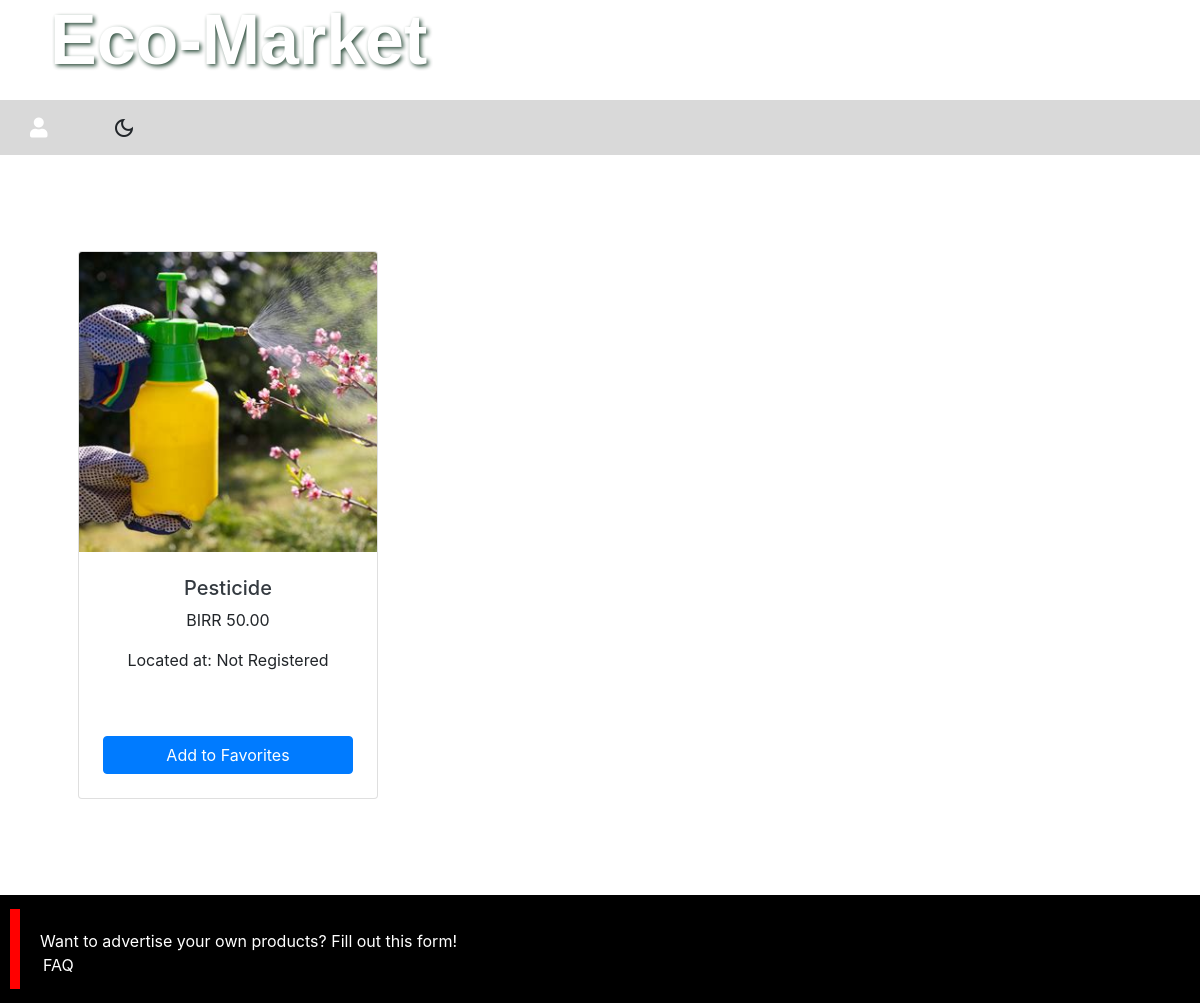
Page /products/agrochemicals on the committed database.
### products/models.py (models this page shows, shortened)
class ProductImage(models.Model):
    product = models.ForeignKey(
        Product, on_delete=models.CASCADE, related_name="product_image"
    )
    image = models.ImageField(
        verbose_name=("images"),
        help_text=("upload the product image"),
        upload_to="images",
        default="images/default.png",
    )
    alt_text = models.CharField(
        verbose_name=("Alternative Text"),
        help_text=("Please add alternative text"),
        max_length=255,
        null=True,
        blank=True,
    )
    is_feature = models.BooleanField(default=False)
    created_at = models.DateTimeField(auto_now_add=True, editable=False)
    UPDATED_at = models.DateTimeField(auto_now=True)
    class Meta:
        verbose_name = "product Image"
        verbose_name_plural = "product Images"

class Product(models.Model):
    product_type = models.ForeignKey(
        ProductType, related_name="categories", on_delete=models.RESTRICT
    )
    category = models.ForeignKey(
        Category, related_name="product_types", on_delete=models.RESTRICT
    )
    title = models.CharField(
        verbose_name=("Title"), help_text=("required"), max_length=255
    )
    description = models.TextField(
        verbose_name=("description"), help_text=("not required"), blank=True
    )
    location = models.CharField(
        verbose_name=("location"), help_text=("required"), blank=True, max_length=255
    )
    contact = models.CharField(
        verbose_name=("contact"), help_text=("required"), blank=True, max_length=255
    )
    slug = models.SlugField(max_length=255)
    regular_price = models.DecimalField(
        verbose_name=("Regular Price"),
        help_text=("Maximum 99,999"),
        error_messages={
            "name": {
                "max_length": ("THe price should be between 0 and 99,999"),
            },
        },
        max_digits=6,
        decimal_places=2,
    )
    discount_price = models.DecimalField(
        verbose_name=("Discount Price"),
        help_text=("Maximum 99,999"),
        error_messages={
            "name": {
                "max_length": ("The price should be between 0 and 99,999"),
            },
        },
        max_digits=6,
        decimal_places=2,
    )
    is_active = models.BooleanField(
        verbose_name=("Product visibility"),
        help_text=("Change product visibility"),
        default=True,
    )
    created_at = models.DateTimeField(("Created at"), auto_now_add=True, editable=False)
    updated_at = models.DateTimeField(("Updated at"), auto_now=True)
    class Meta:
        ordering = ["-created_at"]
        verbose_name = "Product"
        verbose_name_plural = "Products"

### products/views.py (the view)
# urls.py: path("products/<slug:category_slug>", views.showproducts, name="showproducts"),
def showproducts(request, category_slug):
    category = get_object_or_404(Category, slug=category_slug)
    products = Product.objects.filter(category=category)
    categories = Category.objects.all()
    return render(
        request, "categoryproducts.html", {"category": categories, "products": products}
    )

### templates/categoryproducts.html (shortened to what this page needs)
{% extends 'base.html' %}
    {% block content %}
    <section class="py-5">
      <div class="container px-4 px-lg-5 mt-5">
        <div
          class="row gx-4 gx-lg-5 row-cols-2 row-cols-md-3 row-cols-xl-4 justify-content-center"
        >
          {% for product in products %} {% for image in product.product_image.all %} {% if image.is_feature %}
          <div class="col mb-5">
            <div class="card h-100">
              <a href="{% url 'product_detail' slug=product.slug %}">
              <img
                class="card-img-top custom-img"
                width="200px"
                height="200px"
                src="{{ image.image.url }}"
                alt="{{ image.image.alt_text }}"
              />
            </a>
              <div class="card-body p-4">
                <div class="text-center">
                  <h5 class="fw-bolder">
                    <a
                      href="{% url 'product_detail' slug=product.slug %}"
                      class="text-dark text-decoration-none"
                      >{{ product.title }}</a>
                  </h5>
                  <p>BIRR {{ product.regular_price }}</p>
                  <p>Located at: {{ product.location }}</p>
                </div>
              </div>
  <div class="card-footer p-4 pt-0 border-top-0 bg-transparent">
   <div class="text-center">
   <a href="#" class="btn btn-primary btn-favorites">Add to Favorites</a>
    </div>
    </div>
            </div>
          </div>
          {% endif %} {% endfor %} {% endfor %}
        </div>
      </div>
    </section>
    {% endblock %}

### static/css/index.css (style rules this page uses)
body, html { margin: 0; padding: 0; height: 100%; background: rgb(255, 255, 255); background-image: rgb(226, 204, 207); }
body { background-color: #ffffff; color: #000000; }
.card { background-color: #ffffff; }
.btn { display: flex; justify-content: right; align-items: right; text-align: right; }
.card { height: 300px; width: 300px; }
.custom-img { object-fit: cover; height: 300px; width: 300px; }
@media (min-width: 1200px) { .row-cols-xl-4 { column-count: 4; } }

### templates/categoryproducts.html (style rules this page uses)
.btn-favorites { display: flex; justify-content: center; align-center:auto; }

### rows in the picture
Product: title "Pesticide", regular_price "50.00", location "Not Registered"
ProductImage: image (picture)
